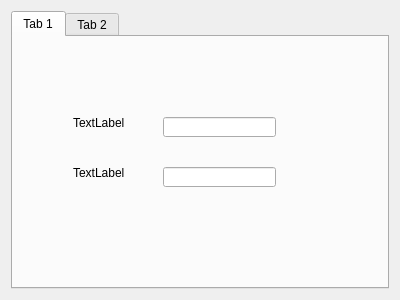
<?xml version="1.0" encoding="UTF-8"?>
<ui version="4.0">
 <class>Dialog</class>
 <widget class="QDialog" name="Dialog">
  <property name="geometry">
   <rect>
    <x>0</x>
    <y>0</y>
    <width>400</width>
    <height>300</height>
   </rect>
  </property>
  <property name="windowTitle">
   <string>Dialog</string>
  </property>
  <layout class="QGridLayout" name="gridLayout">
   <item row="0" column="0">
    <widget class="QTabWidget" name="tabWidget">
     <widget class="QWidget" name="tab">
      <attribute name="title">
       <string>Tab 1</string>
      </attribute>
      <widget class="QLabel" name="label">
       <property name="geometry">
        <rect>
         <x>60</x>
         <y>80</y>
         <width>54</width>
         <height>12</height>
        </rect>
       </property>
       <property name="text">
        <string>TextLabel</string>
       </property>
      </widget>
      <widget class="QLabel" name="label_2">
       <property name="geometry">
        <rect>
         <x>60</x>
         <y>130</y>
         <width>54</width>
         <height>12</height>
        </rect>
       </property>
       <property name="text">
        <string>TextLabel</string>
       </property>
      </widget>
      <widget class="QLineEdit" name="lineEdit">
       <property name="geometry">
        <rect>
         <x>150</x>
         <y>80</y>
         <width>113</width>
         <height>20</height>
        </rect>
       </property>
      </widget>
      <widget class="QLineEdit" name="lineEdit_2">
       <property name="geometry">
        <rect>
         <x>150</x>
         <y>130</y>
         <width>113</width>
         <height>20</height>
        </rect>
       </property>
      </widget>
     </widget>
     <widget class="QWidget" name="tab_2">
      <attribute name="title">
       <string>Tab 2</string>
      </attribute>
     </widget>
    </widget>
   </item>
  </layout>
 </widget>
 <resources/>
 <connections/>
</ui>
